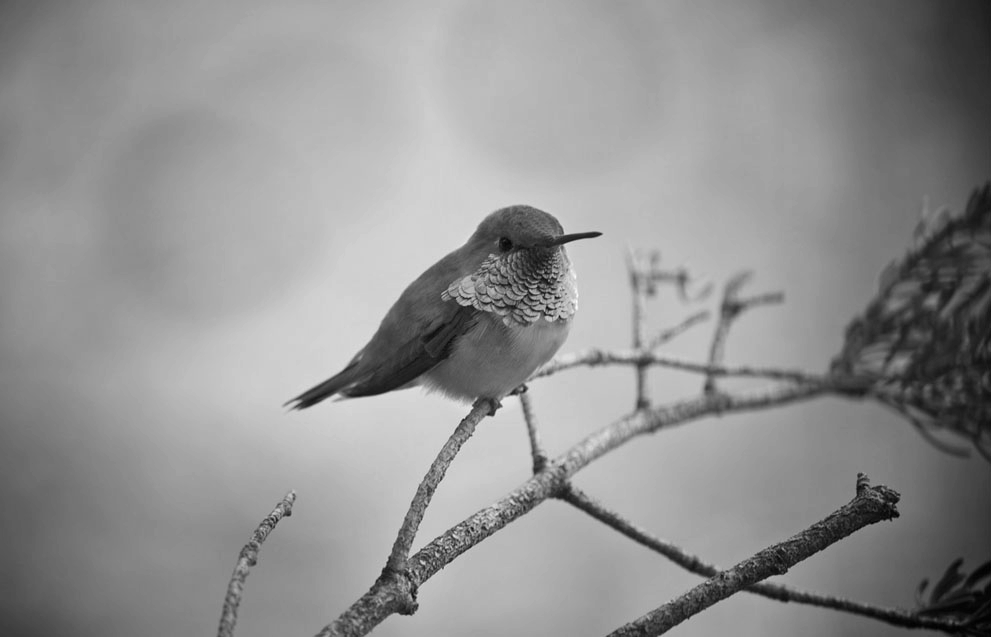
#> input picture CV_HW3/bird.png, 991 x 637 px
$ python main.py
#> lines starting #> are read from the running program, lines starting #| are printed output that depends on the picture
import math
import cv2
import numpy as np
from matplotlib import pyplot as plt

img = cv2.imread('bird.png',0)
#> img is the input picture: shape (637, 991); min 0, max 254, mean 145.4
imgCopy = cv2.imread('bird.png',0)
for i in range(0, img.shape[0]):
    for j in range(0, img.shape[1]):
        img[i][j] = math.sin(0.1*i) + math.sin(0.2*i) + math.cos(0.4*i) + \
                    math.sin(math.sqrt(i*i + j*j) * 0.15) + math.sin(math.sqrt(i*i + j*j) * 0.35)
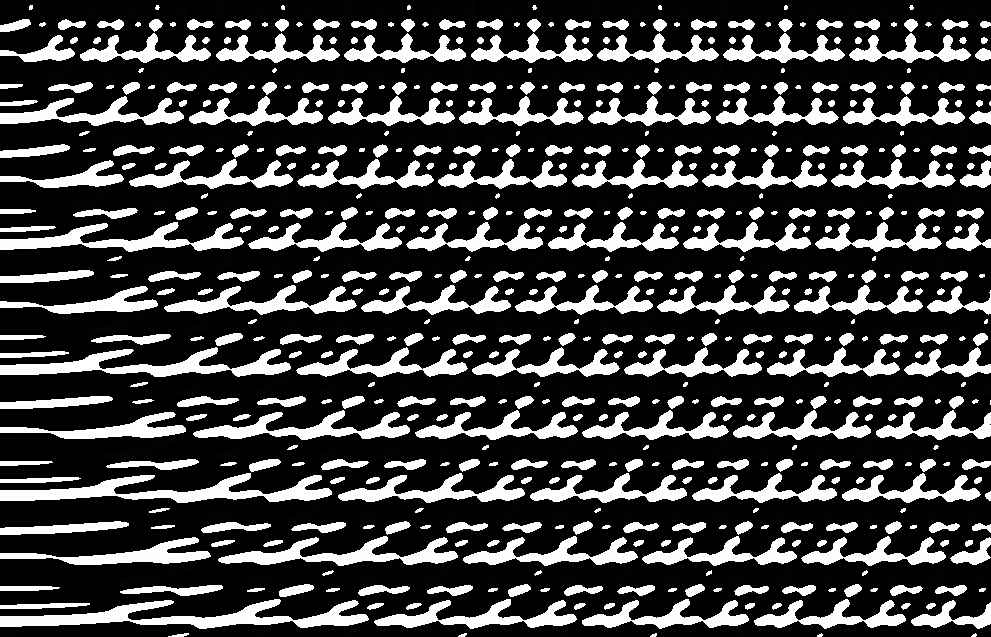
#> img: shape (637, 991); min 0, max 255, mean 65.6

f = np.fft.fft2(img)
fshift = np.fft.fftshift(f)
magnitude_spectrum = 20*np.log(np.abs(fshift))
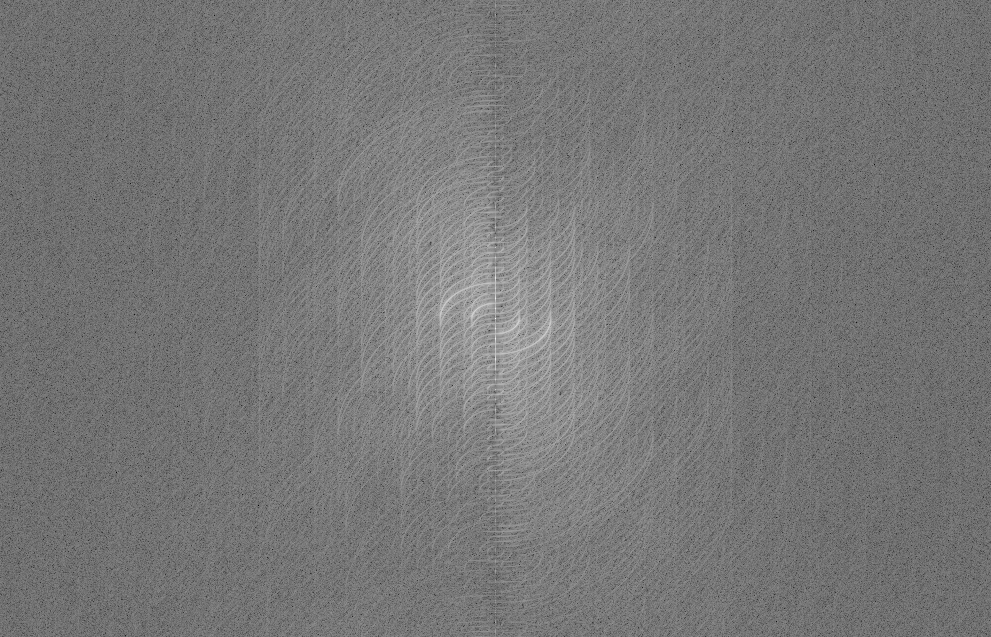
#> magnitude_spectrum: shape (637, 991) float64; min 66.97, max 350.8, mean 199.4; drawn with min black and max white
phase_spectrum = np.angle(fshift)
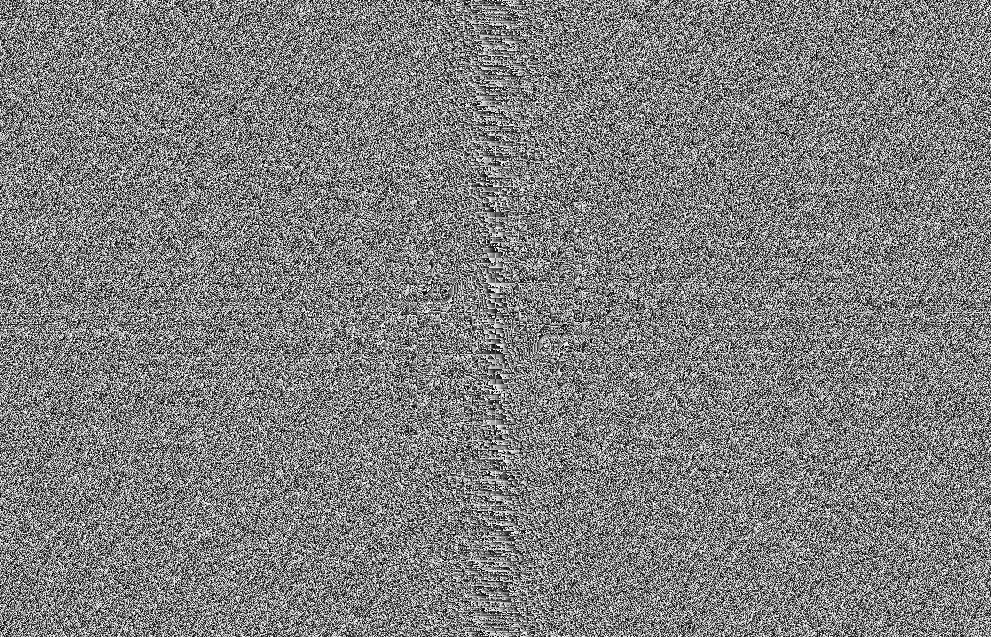
#> phase_spectrum: shape (637, 991) float64; min -3.14, max 3.14, mean -8.07e-18; drawn with min black and max white
plt.subplot(232),plt.imshow(imgCopy, cmap = 'gray')
plt.title('Input Image'), plt.xticks([]), plt.yticks([])
plt.subplot(234),plt.imshow(img, cmap = 'gray')
plt.title('Changed Image'), plt.xticks([]), plt.yticks([])
plt.subplot(235),plt.imshow(magnitude_spectrum, cmap = 'gray')
plt.title('Magnitude'), plt.xticks([]), plt.yticks([])
plt.subplot(236),plt.imshow(phase_spectrum, cmap = 'gray')
plt.title('Phase'), plt.xticks([]), plt.yticks([])
plt.show()
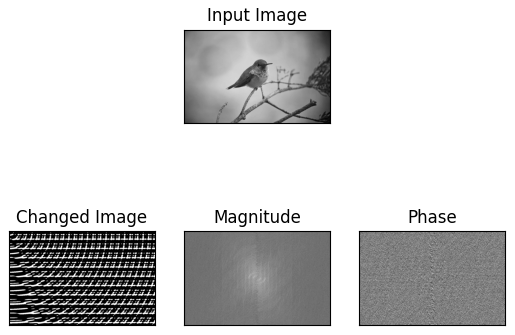
#> figure drawn by matplotlib, 4 panels
